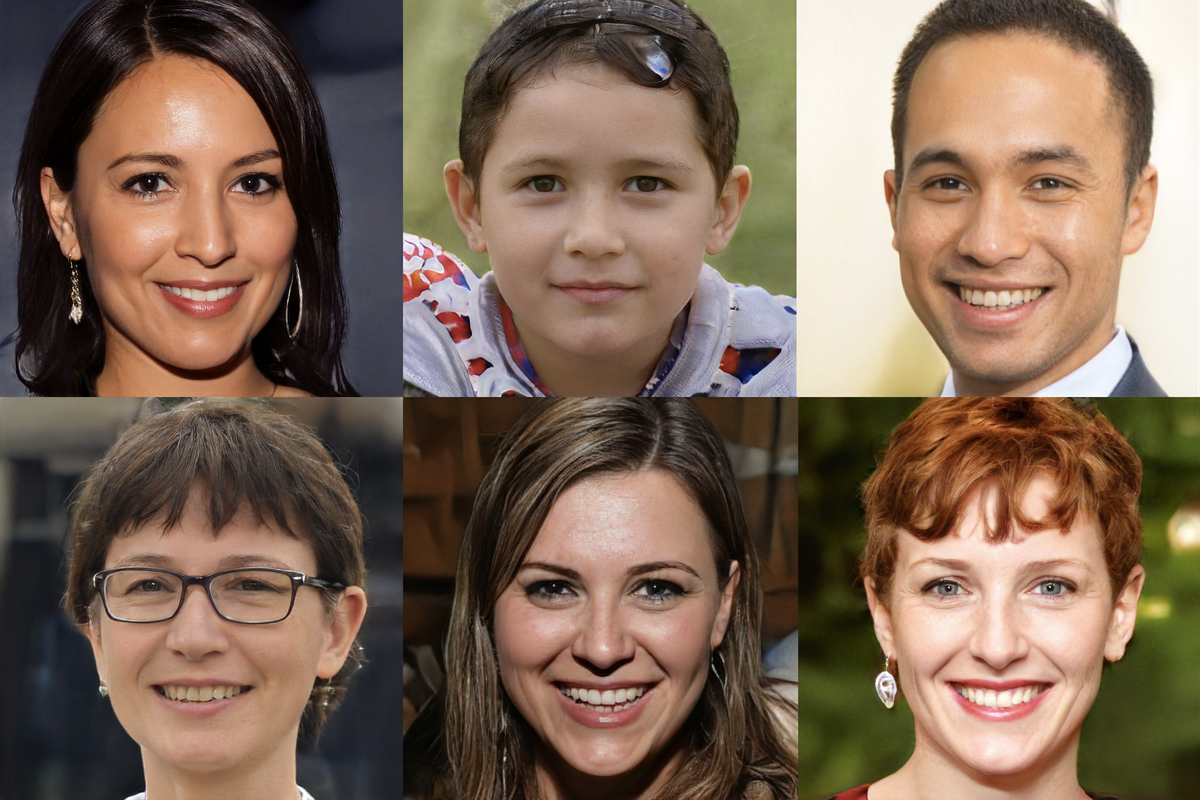
#> input picture resources/faces.png, 1200 x 800 px
$ python face_detection.py
#> lines starting #> are read from the running program, lines starting #| are printed output that depends on the picture; after the words box and inside, x2 and y2 are one past the last pixel; in counts of white or black regions, pixels touching at a corner belong together
import cv2
path = 'resources/faces.png'

facecascade = cv2.CascadeClassifier('resources/haarcascades/haarcascade_frontalface_default.xml')
img = cv2.imread(path)
#> img is the input picture: shape (800, 1200, 3); mean B, G, R 86.4, 103.5, 125.6
imggray = cv2.cvtColor(img, cv2.COLOR_BGR2GRAY)
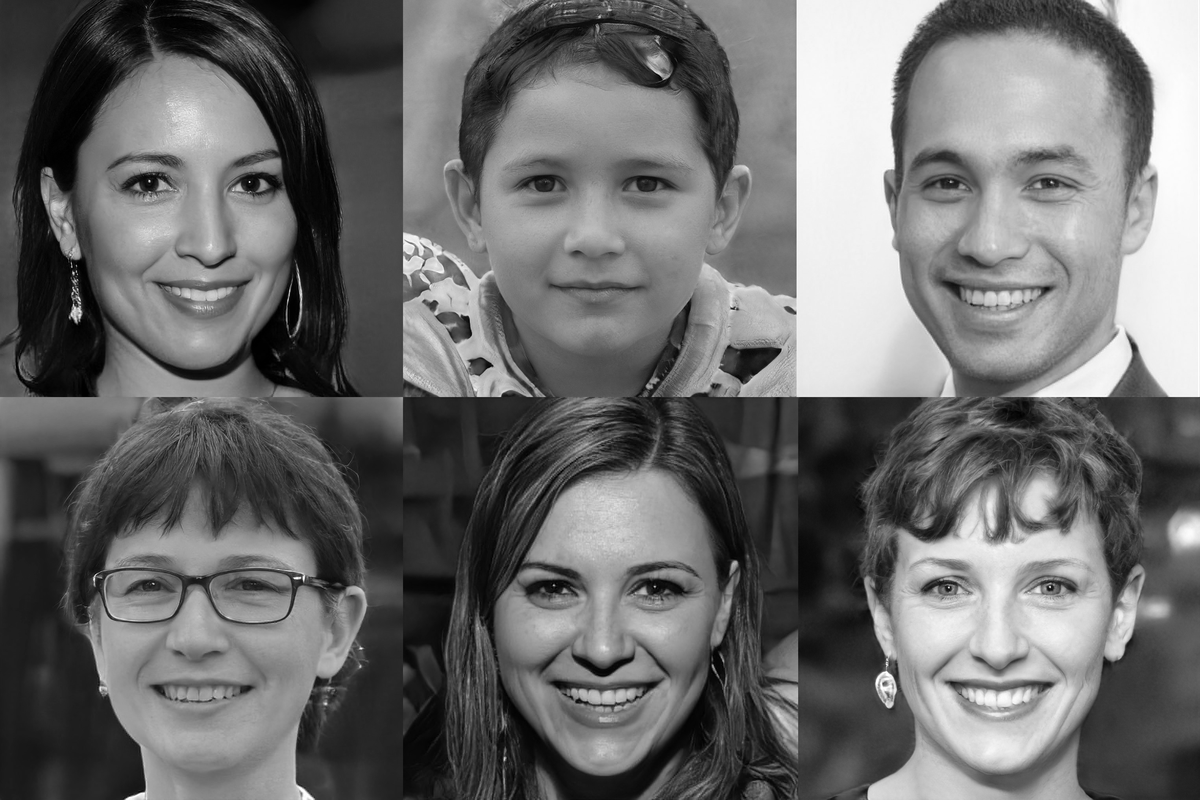
#> imggray: shape (800, 1200); min 0, max 255, mean 108.2

faces = facecascade.detectMultiScale(imggray,1.1,4)
#> faces = [[68, 85, 260, 260], [475, 488, 261, 261], [851, 67, 292, 292], [449, 71, 290, 290], [57, 474, 284, 284], [865, 484, 272, 272]]

for (x,y,w,h) in faces:
    cv2.rectangle(img,(x,y),(x+w,y+h),(255,0,0),2)
#> this loop made 6 passes
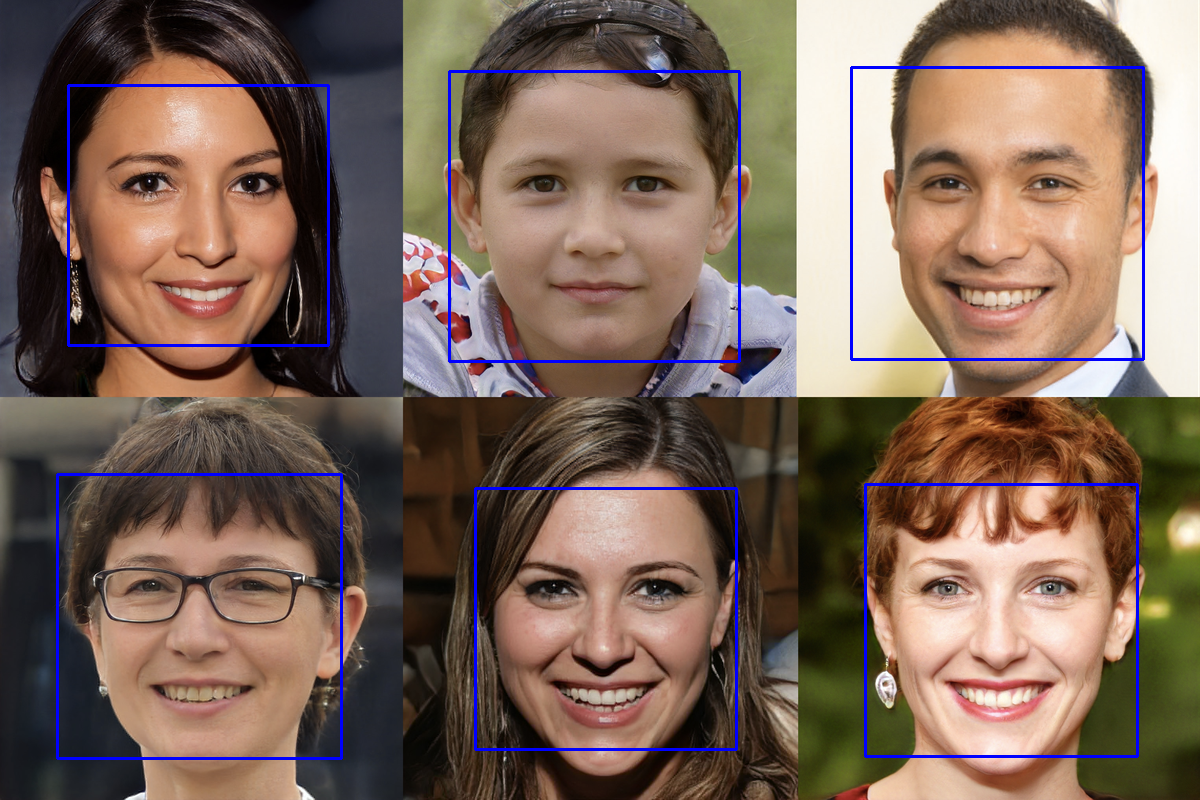
#> img: shape (800, 1200, 3); 2.07% of pixels changed, all inside (x1, y1, x2, y2) = (56, 66, 1145, 760)

cv2.imshow("Result", img)
cv2.waitKey(0)

$ run again, with resources/cards.jpg saved as resources/faces.png
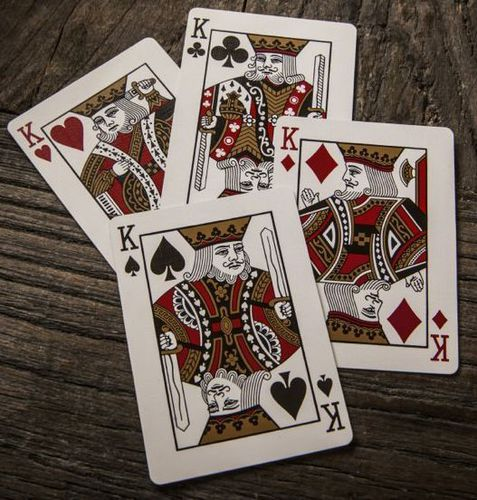
#> input picture resources/cards.jpg, 477 x 500 px
#> img is the input picture: shape (500, 477, 3); mean B, G, R 88.1, 96.6, 109.6
#> `imggray = cv2.cvtColor(img, cv2.COLOR_BGR2GRAY)`:
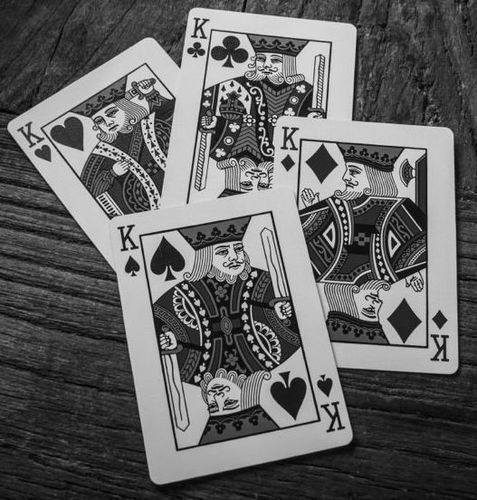
#> imggray: shape (500, 477); min 1, max 251, mean 99.5
#> faces = ()
